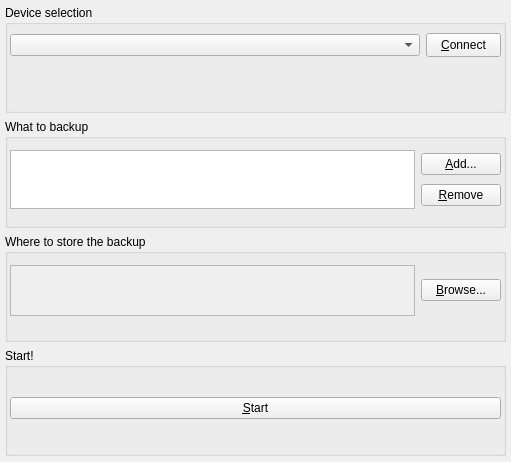
<?xml version="1.0" encoding="UTF-8"?>
<ui version="4.0">
 <class>ReplicAndroidClass</class>
 <widget class="QWidget" name="ReplicAndroidClass">
  <property name="geometry">
   <rect>
    <x>0</x>
    <y>0</y>
    <width>511</width>
    <height>462</height>
   </rect>
  </property>
  <property name="windowTitle">
   <string>ReplicAndroid</string>
  </property>
  <widget class="QWidget" name="verticalLayoutWidget">
   <property name="geometry">
    <rect>
     <x>0</x>
     <y>0</y>
     <width>511</width>
     <height>461</height>
    </rect>
   </property>
   <layout class="QVBoxLayout" name="verticalLayout">
    <property name="leftMargin">
     <number>5</number>
    </property>
    <property name="topMargin">
     <number>5</number>
    </property>
    <property name="rightMargin">
     <number>5</number>
    </property>
    <property name="bottomMargin">
     <number>5</number>
    </property>
    <item>
     <widget class="QGroupBox" name="groupBox">
      <property name="title">
       <string>Device selection</string>
      </property>
      <widget class="QWidget" name="horizontalLayoutWidget">
       <property name="geometry">
        <rect>
         <x>0</x>
         <y>0</y>
         <width>501</width>
         <height>80</height>
        </rect>
       </property>
       <layout class="QHBoxLayout" name="horizontalLayout_2">
        <property name="leftMargin">
         <number>5</number>
        </property>
        <property name="rightMargin">
         <number>5</number>
        </property>
        <item>
         <widget class="QComboBox" name="cmbDevices"/>
        </item>
        <item>
         <widget class="QPushButton" name="btnConnect">
          <property name="minimumSize">
           <size>
            <width>75</width>
            <height>24</height>
           </size>
          </property>
          <property name="maximumSize">
           <size>
            <width>75</width>
            <height>24</height>
           </size>
          </property>
          <property name="text">
           <string>&amp;Connect</string>
          </property>
         </widget>
        </item>
       </layout>
      </widget>
     </widget>
    </item>
    <item>
     <widget class="QGroupBox" name="groupBox_2">
      <property name="title">
       <string>What to backup</string>
      </property>
      <widget class="QWidget" name="horizontalLayoutWidget_2">
       <property name="geometry">
        <rect>
         <x>0</x>
         <y>20</y>
         <width>501</width>
         <height>81</height>
        </rect>
       </property>
       <layout class="QHBoxLayout" name="horizontalLayout_3">
        <property name="leftMargin">
         <number>5</number>
        </property>
        <property name="rightMargin">
         <number>5</number>
        </property>
        <item>
         <widget class="QListView" name="lvWhat"/>
        </item>
        <item>
         <layout class="QVBoxLayout" name="verticalLayout_2">
          <item>
           <widget class="QPushButton" name="btnWhatAdd">
            <property name="text">
             <string>&amp;Add...</string>
            </property>
           </widget>
          </item>
          <item>
           <widget class="QPushButton" name="btnWhatRemove">
            <property name="text">
             <string>&amp;Remove</string>
            </property>
           </widget>
          </item>
         </layout>
        </item>
       </layout>
      </widget>
     </widget>
    </item>
    <item>
     <widget class="QGroupBox" name="groupBox_3">
      <property name="title">
       <string>Where to store the backup</string>
      </property>
      <widget class="QWidget" name="horizontalLayoutWidget_3">
       <property name="geometry">
        <rect>
         <x>0</x>
         <y>20</y>
         <width>501</width>
         <height>73</height>
        </rect>
       </property>
       <layout class="QHBoxLayout" name="horizontalLayout_4">
        <property name="leftMargin">
         <number>5</number>
        </property>
        <property name="rightMargin">
         <number>5</number>
        </property>
        <item>
         <widget class="QTextEdit" name="edtStorePath">
          <property name="enabled">
           <bool>false</bool>
          </property>
         </widget>
        </item>
        <item>
         <widget class="QPushButton" name="btnWhereBrowse">
          <property name="text">
           <string>&amp;Browse...</string>
          </property>
         </widget>
        </item>
       </layout>
      </widget>
     </widget>
    </item>
    <item>
     <widget class="QGroupBox" name="groupBox_4">
      <property name="title">
       <string>Start!</string>
      </property>
      <widget class="QWidget" name="verticalLayoutWidget_3">
       <property name="geometry">
        <rect>
         <x>0</x>
         <y>10</y>
         <width>501</width>
         <height>101</height>
        </rect>
       </property>
       <layout class="QVBoxLayout" name="verticalLayout_3">
        <property name="leftMargin">
         <number>5</number>
        </property>
        <property name="rightMargin">
         <number>5</number>
        </property>
        <item>
         <widget class="QPushButton" name="btnStart">
          <property name="text">
           <string>&amp;Start</string>
          </property>
         </widget>
        </item>
       </layout>
      </widget>
     </widget>
    </item>
   </layout>
  </widget>
 </widget>
 <layoutdefault spacing="6" margin="11"/>
 <resources>
  <include location="ReplicAndroid.qrc"/>
 </resources>
 <connections/>
</ui>
